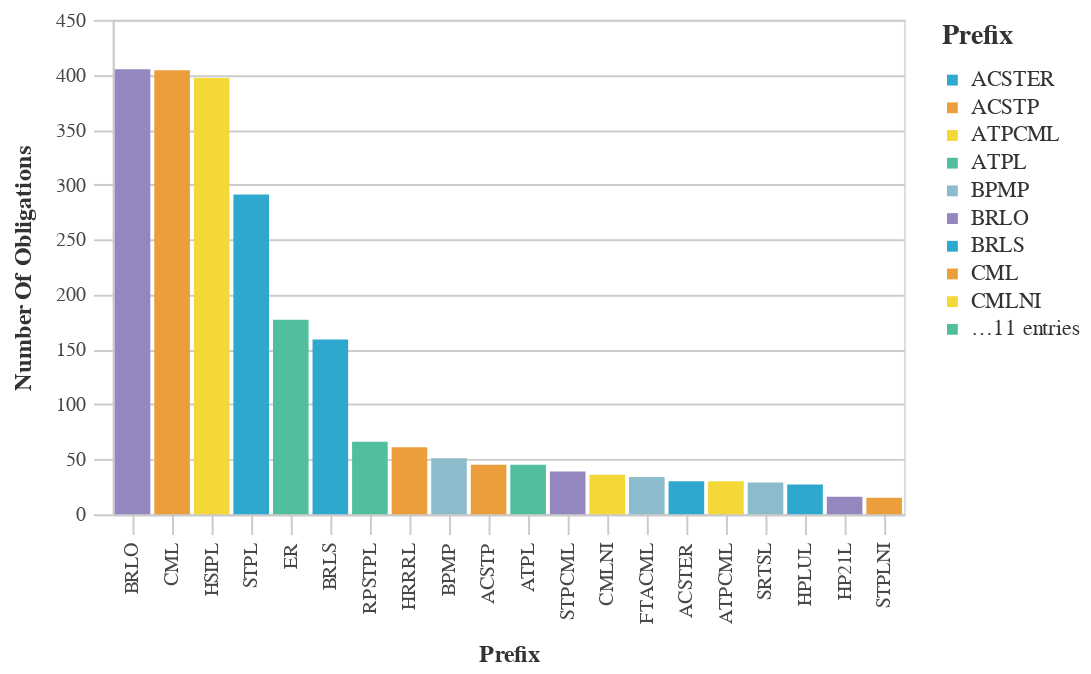

Write notebook code for a chart like this one.
### Code cell
#Bar chart with the Most Used Prefix Counts
chart_df = (df_top>>filter(_.variable=='prefix')).rename(columns={"value":"Prefix",
                                 "count":"Number of Obligations"})
chart9= (_dla_utils_reports.basic_bar_chart_no_save(chart_df, 'Prefix', 'Number of Obligations', 'Prefix', district))
    
display(HTML("<h4><strong>Most Used Prefix Codes</strong></h4>"))
chart9

### Figure 1 — Vega-Lite specification as saved in the notebook (floating-point values rounded to 4 significant figures)
{"config": {"view": {"continuousWidth": 400, "continuousHeight": 300}, "axis": {"domainColor": "#cbcbcb", "grid": true, "gridColor": "#cbcbcb", "gridWidth": 1, "labelColor": "#474747", "labelFont": "Nunito Sans", "labelFontSize": 10, "labelPadding": 4, "tickColor": "#cbcbcb", "tickSize": 10, "titleColor": "#333", "titleFont": "Raleway", "titleFontSize": 12, "titlePadding": 10}, "axisBand": {"grid": false}, "background": "white", "font": "Raleway", "header": {"labelFont": "Nunito Sans", "titleFont": "Raleway"}, "legend": {"labelColor": "#333", "labelFont": "Nunito Sans", "labelFontSize": 11, "labelLimit": 0, "padding": 1, "symbolSize": 30, "symbolType": "square", "titleColor": "#333", "titleFont": "Raleway", "titleFontSize": 14, "titlePadding": 10}, "title": {"anchor": "middle", "font": "Raleway", "fontSize": 18, "fontWeight": 300, "offset": 20}}, "data": {"name": "data-0d2aaaea347b3dd85c724412fee2b3a7"}, "mark": "bar", "encoding": {"color": {"field": "Prefix", "legend": {"symbolLimit": 10, "title": "Prefix"}, "scale": {"range": ["#2EA8CE", "#EB9F3C", "#F4D837", "#51BF9D", "#8CBCCB", "#9487C0"]}, "type": "nominal"}, "tooltip": [{"field": "Prefix", "type": "nominal"}, {"field": "Number of Obligations", "type": "quantitative"}], "x": {"field": "Prefix", "sort": "-y", "title": "Prefix", "type": "nominal"}, "y": {"field": "Number of Obligations", "title": "Number Of Obligations", "type": "quantitative"}}, "height": 250, "width": 400, "$schema": "https://vega.github.io/schema/vega-lite/v4.17.0.json", "datasets": {"data-0d2aaaea347b3dd85c724412fee2b3a7": [{"Prefix": "BRLO", "Number of Obligations": 405, "variable": "prefix"}, {"Prefix": "CML", "Number of Obligations": 404, "variable": "prefix"}, {"Prefix": "HSIPL", "Number of Obligations": 397, "variable": "prefix"}, {"Prefix": "STPL", "Number of Obligations": 291, "variable": "prefix"}, {"Prefix": "ER", "Number of Obligations": 177, "variable": "prefix"}, {"Prefix": "BRLS", "Number of Obligations": 159, "variable": "prefix"}, {"Prefix": "RPSTPL", "Number of Obligations": 66, "variable": "prefix"}, {"Prefix": "HRRRL", "Number of Obligations": 61, "variable": "prefix"}, {"Prefix": "BPMP", "Number of Obligations": 51, "variable": "prefix"}, {"Prefix": "ACSTP", "Number of Obligations": 45, "variable": "prefix"}, {"Prefix": "ATPL", "Number of Obligations": 45, "variable": "prefix"}, {"Prefix": "STPCML", "Number of Obligations": 39, "variable": "prefix"}, {"Prefix": "CMLNI", "Number of Obligations": 36, "variable": "prefix"}, {"Prefix": "FTACML", "Number of Obligations": 34, "variable": "prefix"}, {"Prefix": "ACSTER", "Number of Obligations": 30, "variable": "prefix"}, {"Prefix": "ATPCML", "Number of Obligations": 30, "variable": "prefix"}, {"Prefix": "SRTSL", "Number of Obligations": 29, "variable": "prefix"}, {"Prefix": "HPLUL", "Number of Obligations": 27, "variable": "prefix"}, {"Prefix": "HP21L", "Number of Obligations": 16, "variable": "prefix"}, {"Prefix": "STPLNI", "Number of Obligations": 15, "variable": "prefix"}]}}
